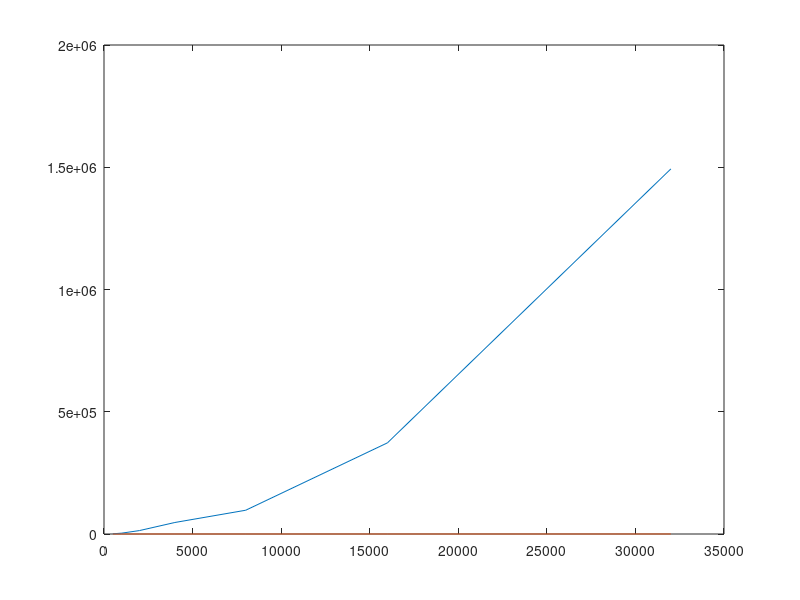

Source code (MATLAB):
x = [500 1000 2000 4000 8000 16000 32000];

maxSubSum1 = [899 3532 14014 47085 97212 372774 1493175];
maxSubSum2 = [5 9 14 24 24 44 89];

plot (x, maxSubSum1)
hold on;
plot (x, maxSubSum2)
